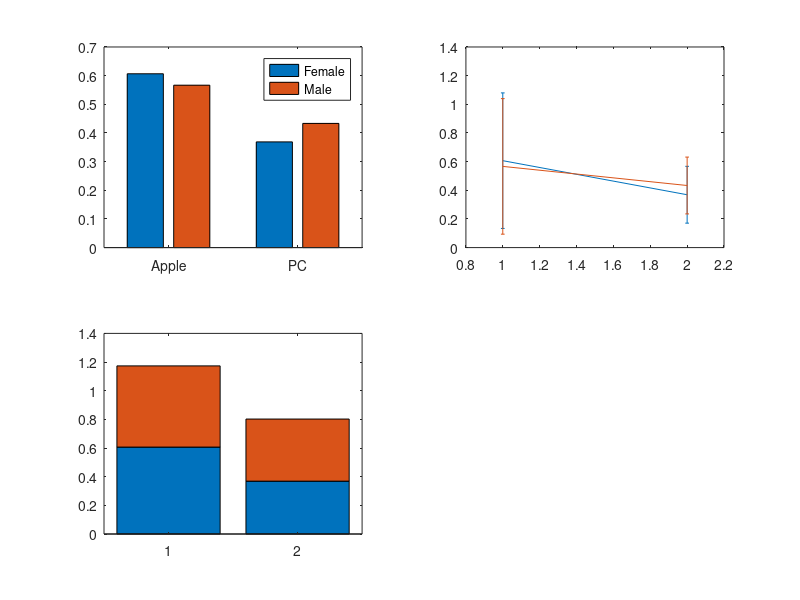
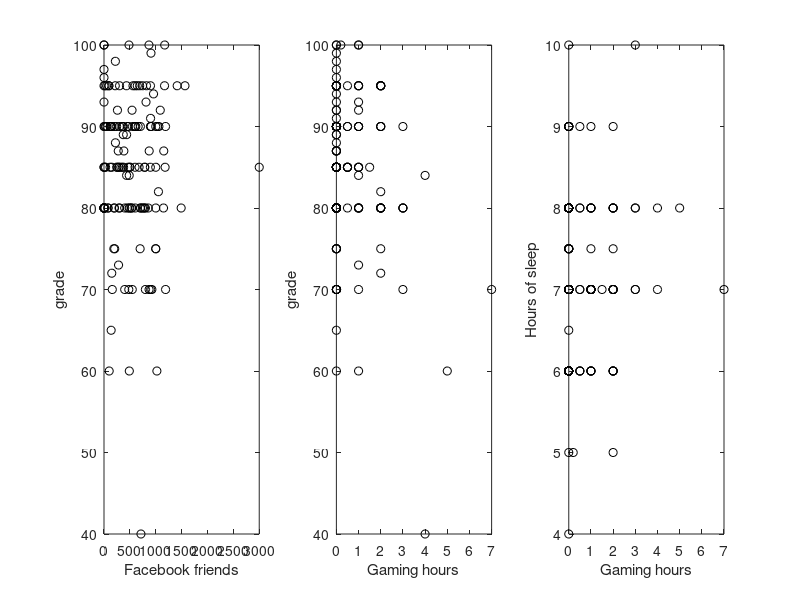
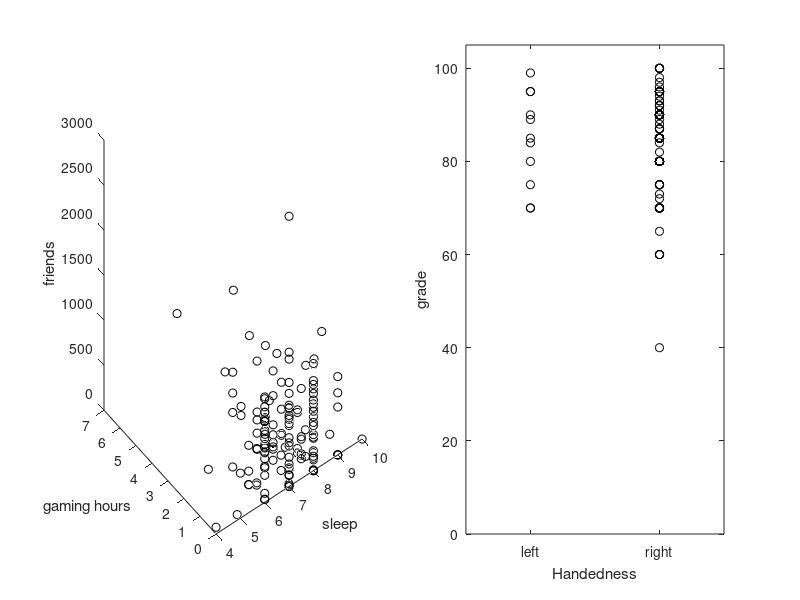

Recreate these plots in MATLAB, in order.
clear all

%% load in data 
% [~, headers]=xlsread('Psych315W18survey.csv', 'A1:AP1'); 
% [~, ~, data]=xlsread('Psych315W18survey.csv', 'A2:AP153'); 
% Macs cannot open the csv file with the provided command even after changing 
% the csv's to xls's - there was still a warning about "basic mode"...
% so Geoff provided the matlab file named "survey.mat" which contains the
% same data. but that introduced more changes to the homework questions, so
% I just commented out the original template you provided.

load survey 

%% breakdown of computers by gender  
p.gender_class 
for i=1:4;
    for j=1:2;
        f(i,j)= sum(p.computer==i & p.gender==j);
    end
end

f=f([1,4], [1,2])
% 1= APPLE .  4=PC ; 1=FEMALE . 2=MALE
% f =
% 
%     74 (Female Mac)    17 (Male Mac)
%     45 (Female PC)     13 (Male PC)

f(1,1)=f(1,1)/sum(p.gender==1)
f(2,1)=f(2,1)/sum(p.gender==1)
f(1,2)=f(1,2)/sum(p.gender==2)
f(2,2)=f(2,2)/sum(p.gender==2)

% ans:
% f =
% 
%     0.6066    0.5667
%     0.3689    0.4333

a1=subplot(2,2,1);
bar(f)
set(gca,'XTickLabel', {'Apple', 'PC'});
legend ('Female','Male');


%%standard error=npq

sterr=sqrt([[sum(p.gender==1) * f(1,1) * f(2,1)]./sum(p.gender==1) ...
           [sum(p.gender==1) * f(1,1) * f(2,1)]./sum(p.gender==1) ; ...
           [sum(p.gender==2) * f(2,1) * f(2,2)]./sum(p.gender==1) ...
           [sum(p.gender==2) * f(2,1) * f(2,2)]./sum(p.gender==1)]);
a2 = subplot(2,2,2); title('bar plot with errorbars');
p2 = errorbar(f, sterr)
% gender_header=find(strcmp(headers,'gender'));
% pc_header=find(strcmp(headers,'computer'));
% 
% female_ind=find(strcmp(data(:, gender_header), 'Female'));
% male_ind=find(strcmp(data(:, gender_header), 'Male'));
% gender=NaN(size(data,1), 1);
% gender(female_ind)=1; % set Females to 1
% gender(male_ind)=2; % set Females to 1
% 
% n_women=length(female_ind);
% n_men=length(male_ind);
% 
% computer=NaN(size(data,1), 1);
% pc_ind=find(strcmp(data(:, pc_header), 'PC'));
% computer(pc_ind)=1;
% apple_ind=find(strcmp(data(:, pc_header), 'Apple'));
% computer(apple_ind)=2;
% 
% women_computer=computer(female_ind);
% women_pc=length(find(women_computer==1))./n_women;
% women_apple=length(find(women_computer==2))./n_women;
% men_computer=computer(male_ind);
% men_pc=length(find(men_computer==1))./n_men;
% men_apple=length(find(men_computer==2))./n_men;
% 
% % plot stuff
% f=figure(1);
% set(f, 'Name','computer by gender');

% bar graph
 % axis!
% set(a1, 'FontName', 'Geneva');
% t=title('simple bar', 'FontAngle', 'italic');
% p1=bar([women_pc women_apple men_pc men_apple]);
% set(p1, 'FaceColor', [1 .5 .5])
% labels={'women apple' '' 'men pc' 'men apple'};
% set(gca,'XTick', [1:4]);
% set(gca,'XTickLabel', {'Apple', 'PC'});
% legend
% 
% for binary options the absolute std err is sqrt(npq) where n is the number of
% trials, p is the probability of option a and q is the probability of
% option b
% because we are plotting data after dividing by the number of women and
% the number of men, we need to do that to the stderr as well
% sterr=sqrt([[sum(p.gender==1) * f(1,1) * f(2,1)]./sum(p.gender==1) ...
%            [sum(p.gender==1) * f(1,1) * f(2,1)]./sum(p.gender==1) ; ...
%            [sum(p.gender==2) * f(2,1) * f(2,2)]./sum(p.gender==1) ...
%            [sum(p.gender==2) * f(2,1) * f(2,2)]./sum(p.gender==1)]);
% 


% ================================%
% QUESTION 1. Add a stacked bar plot in this subplot. 
% use >doc bar for help or try this code as an example

a3=subplot(2,2,3)
bar(f,'stacked')

% ================================% 


%% do computers rot your brain

figure(2);
set(gcf,'Name', 'Do computers rot your brain?');
subplot(1,3,1)
plot(p.friends, p.Exam1,'ko')
xlabel('Facebook friends')
ylabel('grade')

% ================================% 
% QUESTION 2.add a subplot that is the same as the one above but
% replaces facebook friends with the number of gaming hours

subplot(1,3,2)
plot(p.games_hours, p.Exam1,'ko')
xlabel('Gaming hours')
ylabel('grade')

% ================================% 
% ================================% 
% QUESTION 3.add a subplot that is the same as the one above but
% plots  the number of gaming hours on the x-axis, and the number of hours
% of sleep on the y-axis
subplot(1,3,3)
plot(p.games_hours, p.sleep,'ko')
xlabel('Gaming hours')
ylabel('Hours of sleep')
% ================================% 
% ================================% 
% QUESTION 4. In figure 3. use plot3d to do a 3d plot comparing sleep, gaming and
% facebookfriends
figure(3);
subplot(1,2,1);
h=plot3(p.sleep, p.games_hours, p.friends, 'ko');
xlabel('sleep');
ylabel('gaming hours');
zlabel('friends');

% ================================% 
% ================================% 
% QUESTION 5. Choose anything to plot and plot it
% ================================% 

% Handedness and grades
subplot(1,2,2);
plot(p.hand, p.Exam1, 'ko')
set(gca, 'XLim', [.5 2.5]);
set(gca, 'YLim', [0 105]);
set(gca, 'XTick', [ 1 2]);
set(gca, 'XTickLabel', {'left', 'right'})
xlabel('Handedness')
ylabel('grade')


